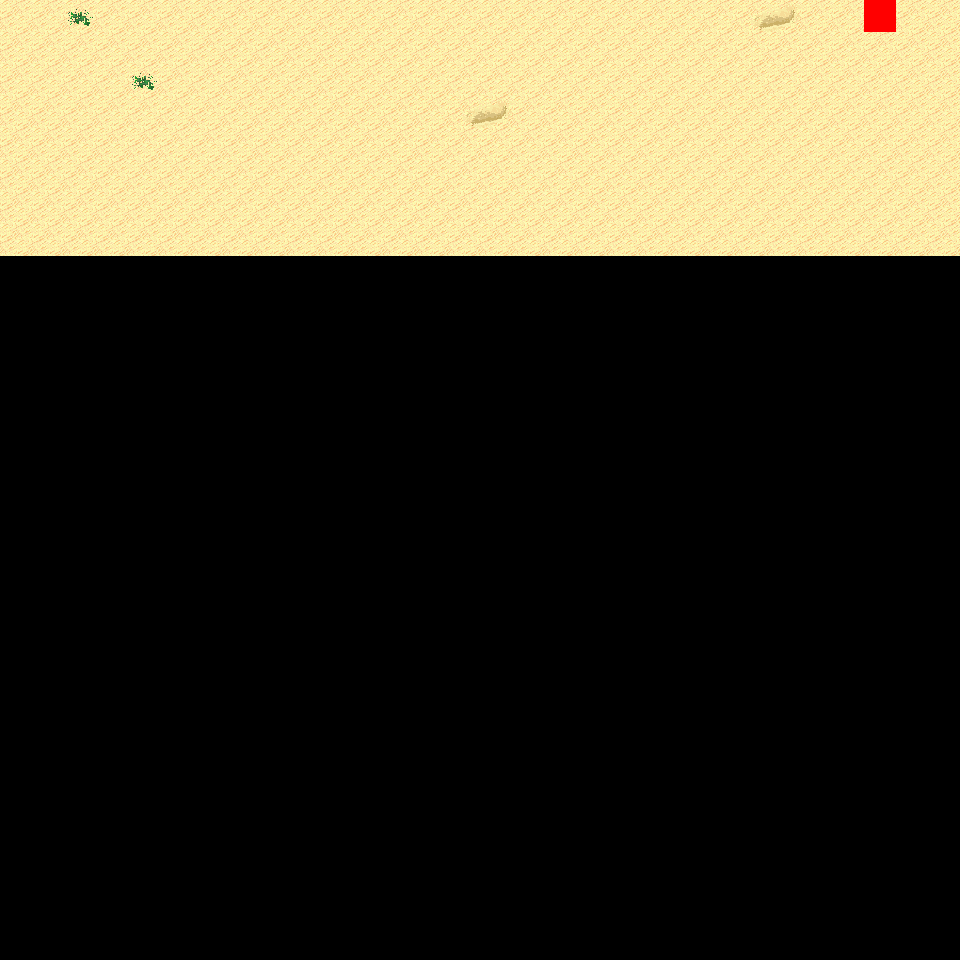

A level layout from a 2D game, rendered from its tile map. Below: a short description, then the map file with tile-grid data replaced by summaries:
An orthogonal 30x30 tile map with 32x32 px tiles, 6 tile layers (Ground, Object, Object2, Above, ...), 6 tilesets and 4 objects (4x mapExit).

<map version="1.0" orientation="orthogonal" renderorder="right-down" width="30" height="30" tilewidth="32" tileheight="32" nextobjectid="5">
  <tileset firstgid="1" name="tileset_logic_collision" tilewidth="32" tileheight="32" tilecount="1" columns="1">
    <image source="../drawable/tileset_logic_collision.png" width="32" height="32" />
  </tileset>
  <tileset firstgid="2" name="tileset_terrain_desert" tilewidth="32" tileheight="32" tilecount="88" columns="8">
    <image source="../drawable/tileset_terrain_desert.png" width="256" height="352" />
  </tileset>
  <tileset firstgid="90" name="tileset_ground_sand_2" tilewidth="32" tileheight="32" tilecount="15" columns="5">
    <image source="../drawable/tileset_ground_sand_2.png" width="160" height="96" />
  </tileset>
  <tileset firstgid="105" name="tileset_plant_cactus_2" tilewidth="32" tileheight="32" tilecount="10" columns="5">
    <image source="../drawable/tileset_plant_cactus_2.png" width="160" height="64" />
  </tileset>
  <tileset firstgid="115" name="tileset_plant_round_cactuses" tilewidth="32" tileheight="32" tilecount="20" columns="10">
    <image source="../drawable/tileset_plant_round_cactuses.png" width="320" height="64" />
  </tileset>
  <tileset firstgid="135" name="tileset_plant_cactus" tilewidth="32" tileheight="32" tilecount="2" columns="1">
    <image source="../drawable/tileset_plant_cactus.png" width="32" height="64" />
  </tileset>
  <layer name="Ground" width="30" height="30">
    <data>[900 cells, 240 non-empty, 5 distinct tile ids]</data>
  </layer>
  <layer name="Object" width="30" height="30">
    <data>[900 cells, 0 non-empty, 0 distinct tile ids]</data>
  </layer>
  <layer name="Object2" width="30" height="30">
    <data>[900 cells, 0 non-empty, 0 distinct tile ids]</data>
  </layer>
  <layer name="Above" width="30" height="30">
    <data>[900 cells, 0 non-empty, 0 distinct tile ids]</data>
  </layer>
  <layer name="Above2" width="30" height="30">
    <data>[900 cells, 0 non-empty, 0 distinct tile ids]</data>
  </layer>
  <layer name="Walkable" width="30" height="30">
    <data>[900 cells, 1 non-empty, 1 distinct tile ids]</data>
  </layer>
  <objectgroup name="MapEvents">
    <object id="1" name="north" type="mapExit" x="0" y="0" width="864" height="32">
      <properties>
        <property name="map" value="level_0_x19_y113" />
        <property name="x" value="0" />
        <property name="y" value="28" />
      </properties>
    </object>
    <object id="2" name="north2" type="mapExit" x="896" y="0" width="64" height="32">
      <properties>
        <property name="map" value="level_0_x19_y113" />
        <property name="x" value="28" />
        <property name="y" value="28" />
      </properties>
    </object>
    <object id="3" name="west" type="mapExit" x="0" y="0" width="32" height="960">
      <properties>
        <property name="map" value="level_0_x18_y114" />
        <property name="x" value="28" />
        <property name="y" value="0" />
      </properties>
    </object>
    <object id="4" name="east" type="mapExit" x="928" y="0" width="32" height="960">
      <properties>
        <property name="map" value="level_0_x20_y114" />
        <property name="x" value="1" />
        <property name="y" value="0" />
      </properties>
    </object>
  </objectgroup>
</map>
